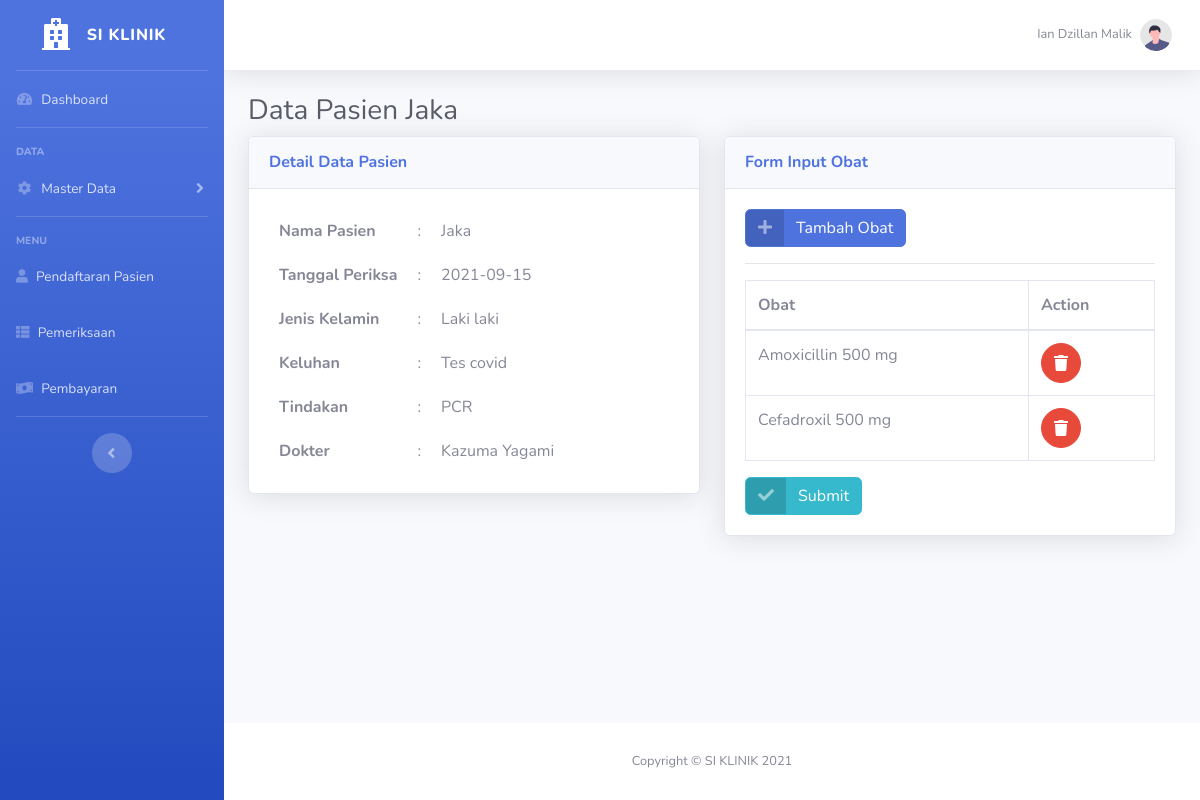
/pemeriksaan/inputObat.php?id=18 (signed in), run on the app's committed database.
### tables this page shows
CREATE TABLE `user` (
  `id` int(11) NOT NULL,
  `id_pegawai` int(11) NOT NULL,
  `username` varchar(255) NOT NULL,
  `password` varchar(255) NOT NULL,
  `level` varchar(255) NOT NULL
);

CREATE TABLE `pegawai` (
  `id` int(11) NOT NULL,
  `nama_pegawai` varchar(255) NOT NULL,
  `nohp` varchar(12) NOT NULL,
  `alamat` varchar(255) NOT NULL,
  `jk` varchar(255) NOT NULL
);

CREATE TABLE `pendaftaran` (
  `id` int(11) NOT NULL,
  `id_tindakan` int(11) NOT NULL,
  `id_wilayah` int(11) NOT NULL,
  `id_pegawai` int(11) NOT NULL,
  `nama_pasien` varchar(255) NOT NULL,
  `jk` varchar(255) NOT NULL,
  `alamat` varchar(255) NOT NULL,
  `nohp` varchar(12) NOT NULL,
  `tanggal` date NOT NULL,
  `keluhan` varchar(255) NOT NULL,
  `status` varchar(255) NOT NULL
);

CREATE TABLE `tindakan` (
  `id` int(11) NOT NULL,
  `tindakan` varchar(255) NOT NULL,
  `harga` int(11) NOT NULL
);

CREATE TABLE `tmp_obat` (
  `id` int(11) NOT NULL,
  `id_pendaftaran` int(11) NOT NULL,
  `id_obat` int(11) NOT NULL
);

CREATE TABLE `obat` (
  `id` int(11) NOT NULL,
  `nama_obat` varchar(255) NOT NULL,
  `jenis` varchar(255) NOT NULL,
  `satuan` varchar(255) NOT NULL,
  `harga` int(11) NOT NULL,
  `stok` int(11) NOT NULL
);

### pemeriksaan/function.php (called while the page is built, shortened)
<?php
require "../koneksi.php";
function select($query)
{
    global $conn;
    $sql = mysqli_query($conn, $query);
    $pemeriksaans = [];
    while ($pemeriksaan = mysqli_fetch_assoc($sql)) {
        $pemeriksaans[] = $pemeriksaan;
    }
    return $pemeriksaans;
}

### pemeriksaan/inputObat.php (the view, shortened to what this page needs)
<?php
require "function.php";
$pegawai = $_SESSION["id_pegawai"];
$user = mysqli_query($conn, "SELECT * FROM user A LEFT JOIN pegawai B ON B.id = A.id_pegawai WHERE A.id_pegawai = '$pegawai'");
$user = mysqli_fetch_assoc($user);
$id = $_GET["id"];
$query = "SELECT A.id AS id_pendaftaran, A.nama_pasien, A.tanggal, A.keluhan, A.jk,
          B.id AS id_tindakan, B.tindakan,
          C.id AS id_pegawai, C.nama_pegawai FROM pendaftaran A
          LEFT JOIN tindakan B ON B.id = A.id_tindakan
          LEFT JOIN pegawai C ON C.id = A.id_pegawai
          WHERE A.id = '$id'";
$pasien = select($query)[0];
$tmp_obat_query = "SELECT A.id, A.id_obat, B.nama_obat FROM tmp_obat A
                   LEFT JOIN obat B ON B.id = A.id_obat
                   WHERE A.id_pendaftaran = '$id'";
$tmp_obat = select($tmp_obat_query);
?>
<!DOCTYPE html>
<html lang="en">
<head>
    <link href="../assets/vendor/fontawesome-free/css/all.min.css" rel="stylesheet" type="text/css">
    <link href="../assets/css/sb-admin-2.min.css" rel="stylesheet">
    <link href="../assets/vendor/datatables/dataTables.bootstrap4.min.css" rel="stylesheet">
</head>
<body id="page-top">
    <div id="wrapper">
        <ul class="navbar-nav bg-gradient-primary sidebar sidebar-dark accordion" id="accordionSidebar">
            <a class="sidebar-brand d-flex align-items-center justify-content-center" href="../index.php">
                <div class="sidebar-brand-icon">
                    <i class="fas fa-hospital"></i>
                </div>
                <div class="sidebar-brand-text mx-3">SI KLINIK</div>
            </a>
            <hr class="sidebar-divider my-0">
            <li class="nav-item">
                <a class="nav-link" href="../index.php">
                    <i class="fas fa-fw fa-tachometer-alt"></i>
                    <span>Dashboard</span></a>
            </li>
            <hr class="sidebar-divider">
            <div class="sidebar-heading">
                Data
            </div>
            <li class="nav-item">
                <a class="nav-link collapsed" href="#" data-toggle="collapse" data-target="#collapseTwo" aria-expanded="true" aria-controls="collapseTwo">
                    <i class="fas fa-fw fa-cog"></i>
                    <span>Master Data</span>
                </a>
            </li>
            <hr class="sidebar-divider">
            <div class="sidebar-heading">
                Menu
            </div>
            <li class="nav-item">
                <a class="nav-link" href="../pendaftaran/index.php">
                    <i class="fas fa-user"></i>
                    <span>Pendaftaran Pasien</span>
                </a>
            </li>
            <li class="nav-item">
                <a class="nav-link" href="../pemeriksaan/index.php">
                    <i class="fas fa-th-list"></i>
                    <span>Pemeriksaan</span>
                </a>
            </li>
            <li class="nav-item">
                <a class="nav-link" href="../pembayaran/index.php">
                    <i class="fas fa-money-bill-wave"></i>
                    <span>Pembayaran</span>
                </a>
            </li>
            <hr class="sidebar-divider d-none d-md-block">
            <div class="text-center d-none d-md-inline">
                <button class="rounded-circle border-0" id="sidebarToggle"></button>
            </div>
        </ul>
        <div id="content-wrapper" class="d-flex flex-column">
            <div id="content">
                <nav class="navbar navbar-expand navbar-light bg-white topbar mb-4 static-top shadow">
                    <ul class="navbar-nav ml-auto">
                        <li class="nav-item dropdown no-arrow">
                            <a class="nav-link dropdown-toggle" href="#" id="userDropdown" role="button" data-toggle="dropdown" aria-haspopup="true" aria-expanded="false">
                                <span class="mr-2 d-none d-lg-inline text-gray-600 small"><?= $user["nama_pegawai"]; ?></span>
                                <img class="img-profile rounded-circle" src="../assets/img/undraw_profile.svg">
                            </a>
                        </li>
                    </ul>
                </nav>
                <div class="container-fluid">
                    <h1 class="h3 mb-2 text-gray-800">Data Pasien <?= $pasien["nama_pasien"]; ?></h1>
                    <div class="row">
                        <div class="col-md-6">
                            <div class="card shadow mb-4">
                                <div class="card-header py-3">
                                    <h6 class="m-0 font-weight-bold text-primary">Detail Data Pasien</h6>
                                </div>
                                <div class="card-body">
                                    <div class="table-responsive">
                                        <table cellpadding="10">
                                            <tr>
                                                <th>Nama Pasien</th>
                                                <td>:</td>
                                                <td><?= $pasien["nama_pasien"]; ?></td>
                                            </tr>
                                            <tr>
                                                <th>Tanggal Periksa</th>
                                                <td>:</td>
                                                <td><?= $pasien["tanggal"]; ?></td>
                                            </tr>
                                            <tr>
                                                <th>Jenis Kelamin</th>
                                                <td>:</td>
                                                <td>
                                                    <?php if ($pasien["jk"] === "L") : ?>
                                                        Laki laki
                                                    <?php else : ?>
                                                        Perempuan
                                                    <?php endif; ?>
                                                </td>
                                            </tr>
                                            <tr>
                                                <th>Keluhan</th>
                                                <td>:</td>
                                                <td><?= $pasien["keluhan"]; ?></td>
                                            </tr>
                                            <tr>
                                                <th>Tindakan</th>
                                                <td>:</td>
                                                <td><?= $pasien["tindakan"]; ?></td>
                                            </tr>
                                            <tr>
                                                <th>Dokter</th>
                                                <td>:</td>
                                                <td><?= $pasien["nama_pegawai"]; ?></td>
                                            </tr>
                                        </table>
                                    </div>
                                </div>
                            </div>
                        </div>
                        <div class="col-md-6">
                            <div class="card shadow mb-4">
                                <div class="card-header py-3">
                                    <h6 class="m-0 font-weight-bold text-primary">Form Input Obat</h6>
                                </div>
                                <div class="card-body">
                                    <a href="#" class="btn btn-primary btn-icon-split" data-toggle="modal" data-target="#obatModal">
                                        <span class="icon text-white-50">
                                            <i class="fas fa-plus"></i>
                                        </span>
                                        <span class="text">Tambah Obat</span>
                                    </a>
                                    <hr>
                                    <div class="table-responsive">
                                        <table class="table table-bordered" width="100%" cellspacing="0">
                                            <thead>
                                                <tr>
                                                    <th>Obat</th>
                                                    <th>Action</th>
                                                </tr>
                                            </thead>
                                            <tbody>
                                                <?php foreach ($tmp_obat as $row) : ?>
                                                    <tr>
                                                        <td><?= $row["nama_obat"]; ?></td>
                                                        <td>
                                                            <form action="" method="post">
                                                                <button type="submit" name="hapusObat" class="btn btn-danger btn-circle">
                                                                    <i class="fas fa-trash"></i>
                                                                </button>
                                                            </form>
                                                        </td>
                                                    </tr>
                                                <?php endforeach; ?>
                                            </tbody>
                                        </table>
                                    </div>
                                    <form action="" method="post">
                                        <button type="submit" class="btn btn-info btn-icon-split" name="inputHasil">
                                            <span class="icon text-white-50">
                                                <i class="fas fa-check"></i>
                                            </span>
                                            <span class="text">Submit</span>
                                        </button>
                                    </form>
                                </div>
                            </div>
                        </div>
                    </div>
                </div>
            </div>
            <footer class="sticky-footer bg-white">
                <div class="container my-auto">
                    <div class="copyright text-center my-auto">
                        <span>Copyright &copy; SI KLINIK <?= date("Y") ?></span>
                    </div>
                </div>
            </footer>
        </div>
    </div>
</body>
</html>

### data on the page
user: id_pegawai.nama_pegawai "Ian Dzillan Malik"
pendaftaran: nama_pasien "Jaka", tanggal "2021-09-15", keluhan "Tes covid", id_tindakan.tindakan "PCR", id_pegawai.nama_pegawai "Kazuma Yagami"
tmp_obat: id_obat.nama_obat "Amoxicillin 500 mg"
tmp_obat: id_obat.nama_obat "Cefadroxil 500 mg"
